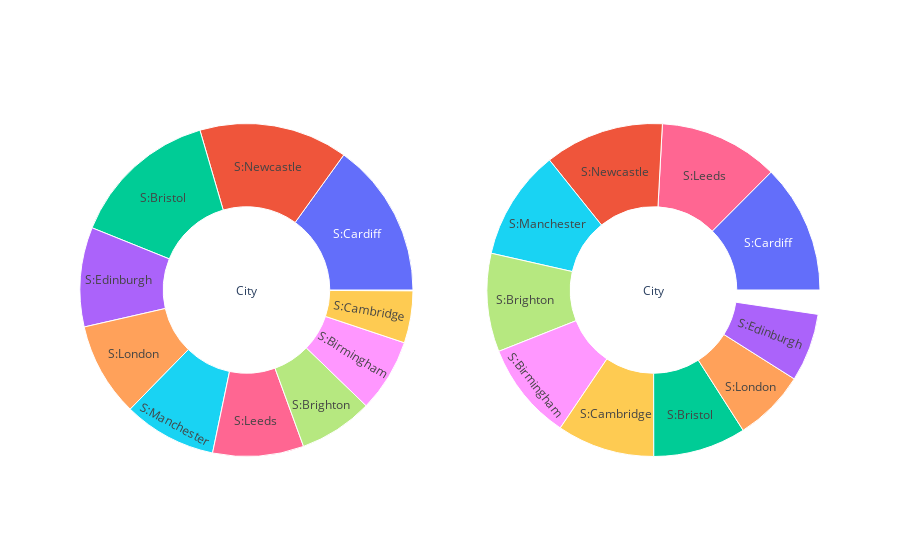

The code cell stored with this chart in its notebook:
### Markdown cell above
# Sunburst Chart - Plane Tickets from Source to Destination Cities

### Code cell
from plotly.subplots import make_subplots
import plotly.graph_objects as go
def input_to_sunburst(labels,parents,value,value_time):
    for i in range(len(parents)):
        x=parents[i].strip()
        parents[i]='S:' + x
        x=labels[i].strip()
        labels[i]='D:' + x

    list2=np.array(parents)
    list3=np.unique(list2)

    for i in range(0,len(list3)):
        parents.insert(0,'City')
        labels.insert(0,list3[i])
        value.insert(0,10)
        value_time.insert(0,10)
        
    parents.insert(0,"")
    labels.insert(0,'City')
    value.insert(0,10)
    value_time.insert(0,10)
    
    return labels,parents,value,value_time

#For plane tickets
labels=list(df['Destination_City'])
parents=list(df['Source_City'])
value=list(df['Plane Tickets'])
value_time=list(df['Plane Time'])

labels,parents,value,value_time=input_to_sunburst(labels,parents,value,value_time)

fig = make_subplots(1, 2, specs=[[{"type": "domain"}, {"type": "domain"}]],)
fig.add_trace(go.Sunburst(
        labels=labels,
        parents=parents,
        values=value,
        hovertemplate="Price(£):<b>%{value}",
        maxdepth=2
    ),1,1)

fig.add_trace(go.Sunburst(
        labels=labels,
        parents=parents,
        values=value_time,
        hovertemplate="Time(Hrs):<b>%{value}",
        maxdepth=2
    ),1,2)

fig.show()

### Figure 1 — Plotly figure (JSON) as saved in the notebook; plotly's stock layout.template omitted (floating-point values rounded to 4 significant figures)
{"data": [{"domain": {"x": [0, 0.45], "y": [0, 1]}, "hovertemplate": "Price(£):<b>%{value}", "labels": ["City", "S:Newcastle", "S:Manchester", "S:London", "S:Leeds", "S:Edinburgh", "S:Cardiff", "S:Cambridge", "S:Bristol", "S:Brighton", "S:Birmingham", "D:Leicester", "D:Cambridge", "D:London", "D:Newcastle", "D:Manchester", "D:Edinburgh", "D:Brighton", "D:Bristol", "D:Birmingham", "D:Leeds", "D:Cardiff", "D:Leicester", "D:London", "D:Manchester", "D:Edinburgh", "D:Brighton", "D:Bristol", "D:Birmingham", "D:Leeds", "D:Cardiff", "D:Leicester", "D:Cambridge", "D:Newcastle", "D:Manchester", "D:Edinburgh", "D:Brighton", "D:Bristol", "D:Birmingham", "D:Leeds", "D:Cardiff", "D:Leicester", "D:Cambridge", "D:London", "D:Manchester", "D:Edinburgh", "D:Brighton", "D:Bristol", "D:Birmingham", "D:Leeds", "D:Cardiff", "D:Leicester", "D:Cambridge", "D:London", "D:Newcastle", "D:Edinburgh", "D:Brighton", "D:Bristol", "D:Birmingham", "D:Cardiff", "D:Leicester", "D:Cambridge", "D:London", "D:Newcastle", "D:Manchester", "D:Brighton", "D:Bristol", "D:Birmingham", "D:Leeds", "D:Leicester", "D:Cambridge", "D:London", "D:Newcastle", "D:Manchester", "D:Edinburgh", "D:Bristol", "D:Birmingham", "D:Leeds", "D:Cardiff", "D:Cambridge", "D:London", "D:Newcastle", "D:Manchester", "D:Edinburgh", "D:Brighton", "D:Birmingham", "D:Leeds", "D:Cardiff", "D:Leicester", "D:London", "D:Newcastle", "D:Manchester", "D:Edinburgh", "D:Brighton", "D:Bristol", "D:Leeds", "D:Cardiff", "D:Leicester", "D:Cambridge", "D:Newcastle", "D:Manchester", "D:Edinburgh", "D:Brighton", "D:Bristol", "D:Birmingham"], "maxdepth": 2, "parents": ["", "City", "City", "City", "City", "City", "City", "City", "City", "City", "City", "S:Cardiff", "S:Cardiff", "S:Cardiff", "S:Cardiff", "S:Cardiff", "S:Cardiff", "S:Cardiff", "S:Cardiff", "S:Cardiff", "S:Cardiff", "S:Cambridge", "S:Cambridge", "S:Cambridge", "S:Cambridge", "S:Cambridge", "S:Cambridge", "S:Cambridge", "S:Cambridge", "S:Cambridge", "S:London", "S:London", "S:London", "S:London", "S:London", "S:London", "S:London", "S:London", "S:London", "S:London", "S:Newcastle", "S:Newcastle", "S:Newcastle", "S:Newcastle", "S:Newcastle", "S:Newcastle", "S:Newcastle", "S:Newcastle", "S:Newcastle", "S:Newcastle", "S:Manchester", "S:Manchester", "S:Manchester", "S:Manchester", "S:Manchester", "S:Manchester", "S:Manchester", "S:Manchester", "S:Manchester", "S:Edinburgh", "S:Edinburgh", "S:Edinburgh", "S:Edinburgh", "S:Edinburgh", "S:Edinburgh", "S:Edinburgh", "S:Edinburgh", "S:Edinburgh", "S:Edinburgh", "S:Brighton", "S:Brighton", "S:Brighton", "S:Brighton", "S:Brighton", "S:Brighton", "S:Brighton", "S:Brighton", "S:Brighton", "S:Bristol", "S:Bristol", "S:Bristol", "S:Bristol", "S:Bristol", "S:Bristol", "S:Bristol", "S:Bristol", "S:Bristol", "S:Birmingham", "S:Birmingham", "S:Birmingham", "S:Birmingham", "S:Birmingham", "S:Birmingham", "S:Birmingham", "S:Birmingham", "S:Birmingham", "S:Leeds", "S:Leeds", "S:Leeds", "S:Leeds", "S:Leeds", "S:Leeds", "S:Leeds", "S:Leeds", "S:Leeds"], "type": "sunburst", "values": [10, 10, 10, 10, 10, 10, 10, 10, 10, 10, 10, 175, 175, 175, 202, 87.8, 337, 212, 36, 98, 280, 78, 76.66, 0, 65.68, 91, 0, 102.2, 88.86, 86.65, 155.3, 82, 0, 89.7, 191, 323.9, 0, 163, 24.45, 43.45, 210.1, 213.1, 189.9, 214.1, 61.69, 32.34, 259.9, 230, 212.1, 80.98, 65.64, 21.24, 100.1, 213.1, 78.88, 76.7, 312.1, 105, 89.78, 125, 150.7, 122, 76.77, 118, 67, 120.2, 202.2, 65.66, 88.8, 90.98, 0, 0, 120.2, 213, 156.7, 87.86, 76.77, 98.87, 86.86, 254.3, 276.3, 222, 123.2, 288.9, 169.8, 98.87, 177.8, 113.7, 0, 76.77, 230.1, 67.65, 76.66, 100.2, 80, 87.62, 90, 88.8, 130.3, 77, 43.44, 107.8, 203.3, 198.9, 98.88]}, {"domain": {"x": [0.55, 1], "y": [0, 1]}, "hovertemplate": "Time(Hrs):<b>%{value}", "labels": ["City", "S:Newcastle", "S:Manchester", "S:London", "S:Leeds", "S:Edinburgh", "S:Cardiff", "S:Cambridge", "S:Bristol", "S:Brighton", "S:Birmingham", "D:Leicester", "D:Cambridge", "D:London", "D:Newcastle", "D:Manchester", "D:Edinburgh", "D:Brighton", "D:Bristol", "D:Birmingham", "D:Leeds", "D:Cardiff", "D:Leicester", "D:London", "D:Manchester", "D:Edinburgh", "D:Brighton", "D:Bristol", "D:Birmingham", "D:Leeds", "D:Cardiff", "D:Leicester", "D:Cambridge", "D:Newcastle", "D:Manchester", "D:Edinburgh", "D:Brighton", "D:Bristol", "D:Birmingham", "D:Leeds", "D:Cardiff", "D:Leicester", "D:Cambridge", "D:London", "D:Manchester", "D:Edinburgh", "D:Brighton", "D:Bristol", "D:Birmingham", "D:Leeds", "D:Cardiff", "D:Leicester", "D:Cambridge", "D:London", "D:Newcastle", "D:Edinburgh", "D:Brighton", "D:Bristol", "D:Birmingham", "D:Cardiff", "D:Leicester", "D:Cambridge", "D:London", "D:Newcastle", "D:Manchester", "D:Brighton", "D:Bristol", "D:Birmingham", "D:Leeds", "D:Leicester", "D:Cambridge", "D:London", "D:Newcastle", "D:Manchester", "D:Edinburgh", "D:Bristol", "D:Birmingham", "D:Leeds", "D:Cardiff", "D:Cambridge", "D:London", "D:Newcastle", "D:Manchester", "D:Edinburgh", "D:Brighton", "D:Birmingham", "D:Leeds", "D:Cardiff", "D:Leicester", "D:London", "D:Newcastle", "D:Manchester", "D:Edinburgh", "D:Brighton", "D:Bristol", "D:Leeds", "D:Cardiff", "D:Leicester", "D:Cambridge", "D:Newcastle", "D:Manchester", "D:Edinburgh", "D:Brighton", "D:Bristol", "D:Birmingham"], "maxdepth": 2, "parents": ["", "City", "City", "City", "City", "City", "City", "City", "City", "City", "City", "S:Cardiff", "S:Cardiff", "S:Cardiff", "S:Cardiff", "S:Cardiff", "S:Cardiff", "S:Cardiff", "S:Cardiff", "S:Cardiff", "S:Cardiff", "S:Cambridge", "S:Cambridge", "S:Cambridge", "S:Cambridge", "S:Cambridge", "S:Cambridge", "S:Cambridge", "S:Cambridge", "S:Cambridge", "S:London", "S:London", "S:London", "S:London", "S:London", "S:London", "S:London", "S:London", "S:London", "S:London", "S:Newcastle", "S:Newcastle", "S:Newcastle", "S:Newcastle", "S:Newcastle", "S:Newcastle", "S:Newcastle", "S:Newcastle", "S:Newcastle", "S:Newcastle", "S:Manchester", "S:Manchester", "S:Manchester", "S:Manchester", "S:Manchester", "S:Manchester", "S:Manchester", "S:Manchester", "S:Manchester", "S:Edinburgh", "S:Edinburgh", "S:Edinburgh", "S:Edinburgh", "S:Edinburgh", "S:Edinburgh", "S:Edinburgh", "S:Edinburgh", "S:Edinburgh", "S:Edinburgh", "S:Brighton", "S:Brighton", "S:Brighton", "S:Brighton", "S:Brighton", "S:Brighton", "S:Brighton", "S:Brighton", "S:Brighton", "S:Bristol", "S:Bristol", "S:Bristol", "S:Bristol", "S:Bristol", "S:Bristol", "S:Bristol", "S:Bristol", "S:Bristol", "S:Birmingham", "S:Birmingham", "S:Birmingham", "S:Birmingham", "S:Birmingham", "S:Birmingham", "S:Birmingham", "S:Birmingham", "S:Birmingham", "S:Leeds", "S:Leeds", "S:Leeds", "S:Leeds", "S:Leeds", "S:Leeds", "S:Leeds", "S:Leeds", "S:Leeds"], "type": "sunburst", "values": [10, 10, 10, 10, 10, 10, 10, 10, 10, 10, 10, 4.25, 6.14, 4.25, 4.45, 4.13, 1.25, 5.2, 4.13, 4.25, 5.45, 5.45, 5.55, 0, 5.55, 1.15, 0, 4.15, 4.55, 4.13, 3.13, 3.45, 0, 1.15, 1.1, 1.13, 0, 4.44, 4.45, 1, 1.13, 4.34, 5.5, 5.5, 5.2, 4.45, 4.45, 1.5, 4.25, 3.25, 4.3, 3.55, 5.15, 5.5, 3.35, 1.1, 4.14, 5.1, 3.55, 1.3, 1.15, 1.2, 1.2, 5.55, 1.15, 1.45, 1.1, 1.15, 3.05, 5.05, 0, 0, 5.15, 4.04, 1.13, 5.5, 5.5, 4.45, 4.3, 4.15, 4.15, 1.5, 3.55, 1.15, 4.15, 2.45, 3.15, 5.5, 0, 3.53, 3.15, 3.1, 1.15, 5.25, 5.5, 3.55, 3.35, 4.3, 5.3, 5, 4.35, 4.1, 4.14, 5, 4.13]}], "layout": {}}
